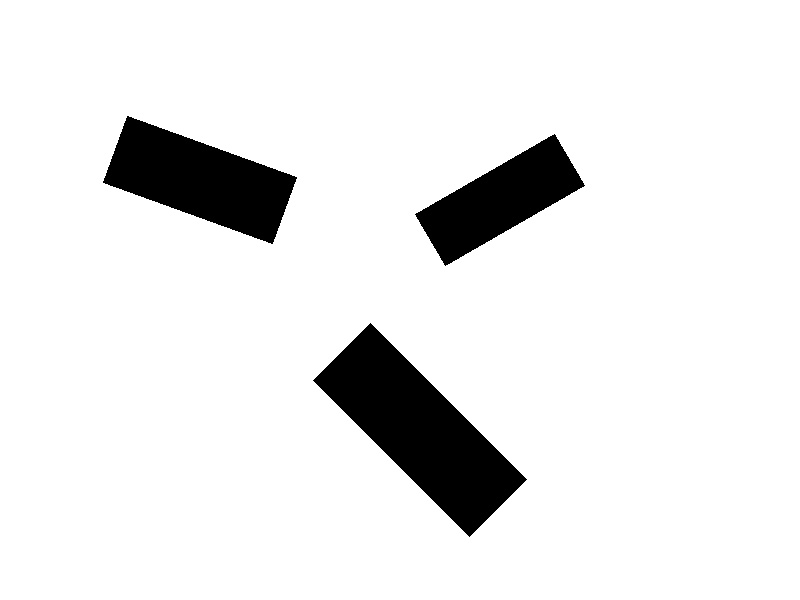
#> input picture VisionServer/images/multi_marks.jpg, 800 x 600 px
$ python -i vision.py   (imports and definitions only)
#> lines starting #> are read from the running program, lines starting #| are printed output that depends on the picture; after the words box and inside, x2 and y2 are one past the last pixel; in counts of white or black regions, pixels touching at a corner belong together
#> further down, picture is the input picture: shape (600, 800, 3); min 0, max 255, mean 233.5
### VisionServer/calibration.py
import cv2
import numpy as np

PIXEL_POINTS = np.array([
    [100, 100], [400, 100], [700, 100],
    [100, 300], [400, 300], [700, 300],
    [100, 500], [400, 500], [700, 500]
], dtype=np.float32)

MACHINE_POINTS = np.array([
    [10, 10], [40, 10], [70, 10],
    [10, 30], [40, 30], [70, 30],
    [10, 50], [40, 50], [70, 50]
], dtype=np.float32)

def build_calibration_matrix():
    matrix, _ = cv2.estimateAffine2D(PIXEL_POINTS, MACHINE_POINTS)
    if matrix is None:
        raise RuntimeError("标定失败：无法计算 Pixel -> Machine 变换矩阵")
    return matrix

CALIBRATION_MATRIX = build_calibration_matrix()

def pixel_to_machine(pixel_x, pixel_y):
    pixel = np.array([pixel_x, pixel_y, 1.0], dtype=np.float64)
    machine = CALIBRATION_MATRIX @ pixel
    return round(float(machine[0]), 3), round(float(machine[1]), 3)

# [6 lines that do not run on import are left out]

### VisionServer/vision.py
import cv2

from calibration import pixel_to_machine


def detect_marks(img):
    gray = cv2.cvtColor(img, cv2.COLOR_BGR2GRAY)

    _, binary = cv2.threshold(
        gray,
        0,
        255,
        cv2.THRESH_BINARY_INV + cv2.THRESH_OTSU
    )
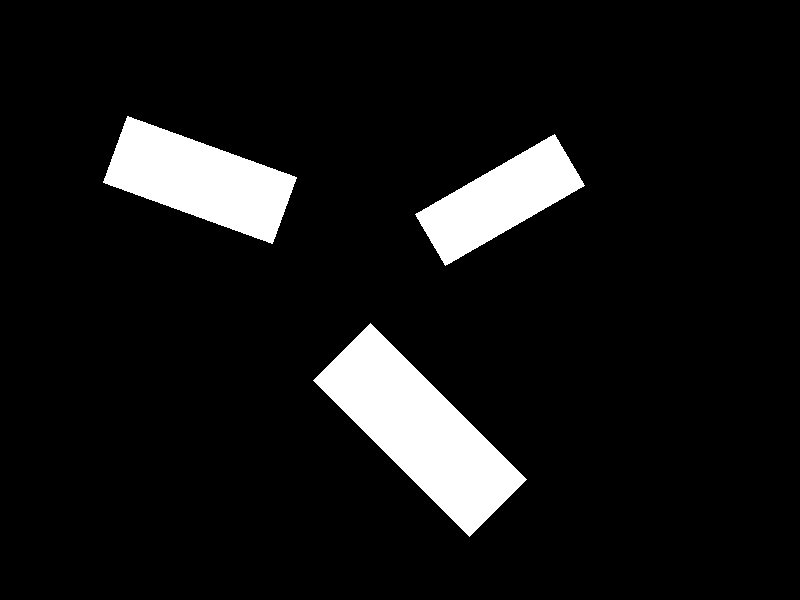
#> binary: shape (600, 800); 8.4% white; 3 white regions

    contours, _ = cv2.findContours(
        binary,
        cv2.RETR_EXTERNAL,
        cv2.CHAIN_APPROX_SIMPLE
    )
#> contours = 3 contours; box (x1, y1, x2, y2) and area: (313, 323, 527, 537) 17784, (103, 116, 297, 244) 12618, (415, 134, 585, 266) 9489

    results = []

    for contour in contours:
        area = cv2.contourArea(contour)

        if area < 1000:
            continue

        rect = cv2.minAreaRect(contour)
        (center_x, center_y), (width, height), raw_angle = rect

        angle = raw_angle

        if width < height:
            angle = raw_angle + 90

        if angle >= 90:
            angle -= 180

        machine_x, machine_y = pixel_to_machine(
            center_x,
            center_y
        )

        results.append({
            "x": round(center_x, 2),
            "y": round(center_y, 2),
            "machine_x": machine_x,
            "machine_y": machine_y,
            "angle": round(angle, 2),
            "area": round(area, 2)
        })
#> this loop made 3 passes
#> (contour, area, center_x, center_y, width, height, raw_angle) on pass 1: ([[370, 323], [313, 380], [469, 536], [526, 479]], 17784, 419.5, 429.5, 80.61, 220.6, -45)
#> (area, center_x, center_y, width, height, raw_angle, pixel in pixel_to_machine) on passes 2 to 3: (9489, 499.5, 199.5, 161.5, 60.02, -29.91, [499.5, 199.5, 1]), (12618, 199.5, 179.5, 71.14, 180.7, -70.14, [199.5, 179.5, 1])
#> after the loop, results = 3 items

    results.sort(key=lambda item: item["x"])

    return results

>>> import cv2
>>> picture = cv2.imread('images/multi_marks.jpg')
>>> result = detect_marks(picture)
#> result = 3 items
